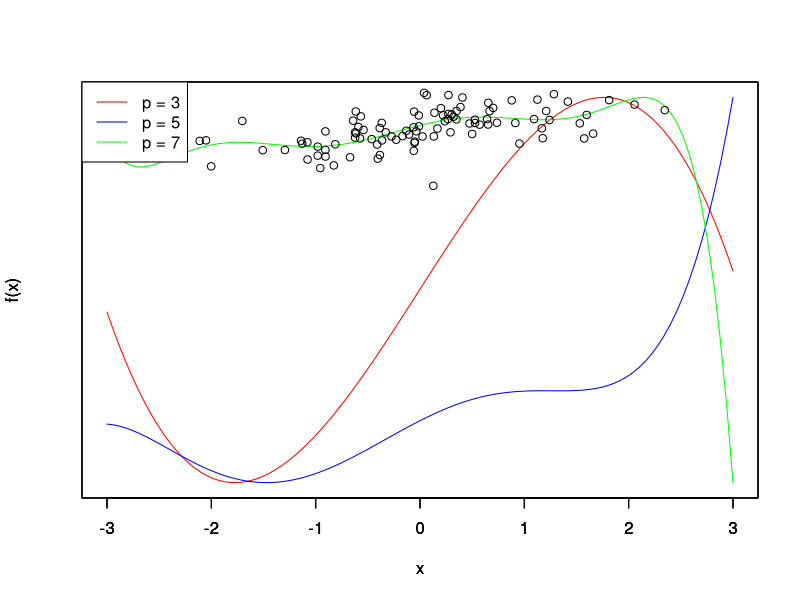

The R script that drew this image:
# Clear environment
rm(list = ls())

# Setting Japanese font (for MacOSX)
# par(family= "HiraKakuProN-W3")

# Chapter6 e.g.52
# 多項式回帰の実装。
n <- 100
x <- rnorm(n) # 標準正規分布に従う乱数を100個生成
y <- sin(x) + rnorm(n) # sin(x)の値にさらに標準正規分布に従うノイズを加える。
m <- 3 # 多項式回帰の種類数。今回は3次、5次、7次の三種類の多項式回帰を行う。
p_set <- c(3, 5, 7)
col_set <- c("red", "blue", "green")

# 係数ベクトルbetaの時の多項式回帰式におけるx = uの式の値。
g <- function(beta, u) {
  S <- beta[1]
  for (j in 1:p) {
    S <- S + beta[j + 1] * u ^ j
  }
  return(S)
}

# 多項式回帰
for (i in 1:m) {
  p <- p_set[i]
  X <- rep(1, n)
  for (j in 1:p) {
    X <- cbind(X, x ^ j) # 多項式回帰式の各項におけるx^pの値を計算
  }
  beta <- drop(solve(t(X) %*% X) %*% t(X) %*% y) # betaの最小二乗推定値を計算
  f <- function(u) { # x = uの時の回帰式の値を返す関数を定義
    g(beta, u)
  }
  curve(f(x), -3, 3, col = col_set[i], yaxt = "n") # yaxt = "n"により、y軸を描画しない。
  par(new = TRUE)
}
points(x, y)
legend("topleft", lty = 1, paste0("p = ", p_set), col = col_set)
